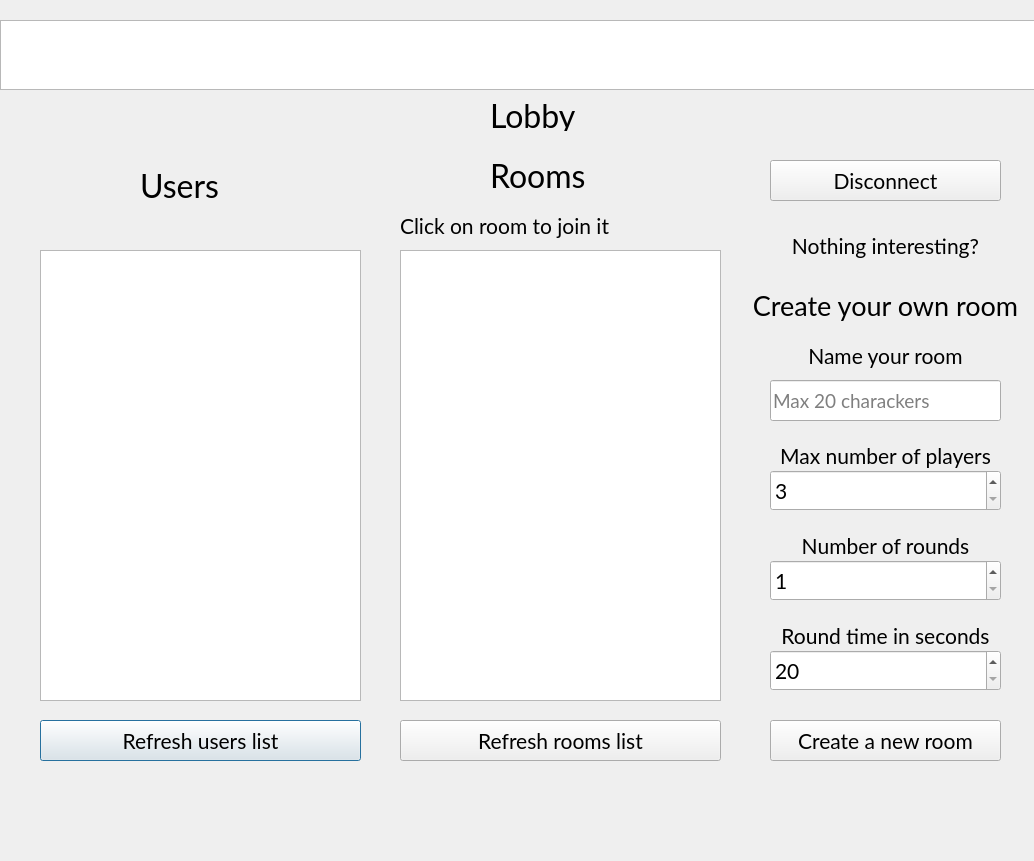
<?xml version="1.0" encoding="UTF-8"?>
<ui version="4.0">
 <class>Lobby</class>
 <widget class="QDialog" name="Lobby">
  <property name="geometry">
   <rect>
    <x>0</x>
    <y>0</y>
    <width>1034</width>
    <height>861</height>
   </rect>
  </property>
  <property name="font">
   <font>
    <family>Lato</family>
    <pointsize>16</pointsize>
   </font>
  </property>
  <property name="windowTitle">
   <string>Dialog</string>
  </property>
  <widget class="QPushButton" name="refreshUserListBtn">
   <property name="geometry">
    <rect>
     <x>40</x>
     <y>720</y>
     <width>321</width>
     <height>41</height>
    </rect>
   </property>
   <property name="text">
    <string>Refresh users list</string>
   </property>
  </widget>
  <widget class="QListWidget" name="usersList">
   <property name="geometry">
    <rect>
     <x>40</x>
     <y>250</y>
     <width>321</width>
     <height>451</height>
    </rect>
   </property>
  </widget>
  <widget class="QPushButton" name="createRoomBtn">
   <property name="geometry">
    <rect>
     <x>770</x>
     <y>720</y>
     <width>231</width>
     <height>41</height>
    </rect>
   </property>
   <property name="text">
    <string>Create a new room</string>
   </property>
  </widget>
  <widget class="QLabel" name="label">
   <property name="geometry">
    <rect>
     <x>400</x>
     <y>210</y>
     <width>331</width>
     <height>31</height>
    </rect>
   </property>
   <property name="text">
    <string>Click on room to join it</string>
   </property>
   <property name="alignment">
    <set>Qt::AlignLeading|Qt::AlignLeft|Qt::AlignVCenter</set>
   </property>
  </widget>
  <widget class="QLabel" name="label_2">
   <property name="geometry">
    <rect>
     <x>770</x>
     <y>230</y>
     <width>231</width>
     <height>31</height>
    </rect>
   </property>
   <property name="text">
    <string>Nothing interesting?</string>
   </property>
   <property name="alignment">
    <set>Qt::AlignCenter</set>
   </property>
  </widget>
  <widget class="QLabel" name="label_3">
   <property name="geometry">
    <rect>
     <x>490</x>
     <y>100</y>
     <width>201</width>
     <height>31</height>
    </rect>
   </property>
   <property name="font">
    <font>
     <family>Lato</family>
     <pointsize>24</pointsize>
    </font>
   </property>
   <property name="text">
    <string>Lobby</string>
   </property>
   <property name="alignment">
    <set>Qt::AlignLeading|Qt::AlignLeft|Qt::AlignVCenter</set>
   </property>
  </widget>
  <widget class="QLabel" name="label_4">
   <property name="geometry">
    <rect>
     <x>770</x>
     <y>340</y>
     <width>231</width>
     <height>31</height>
    </rect>
   </property>
   <property name="text">
    <string>Name your room</string>
   </property>
   <property name="alignment">
    <set>Qt::AlignCenter</set>
   </property>
  </widget>
  <widget class="QLineEdit" name="roomName">
   <property name="geometry">
    <rect>
     <x>770</x>
     <y>380</y>
     <width>231</width>
     <height>41</height>
    </rect>
   </property>
   <property name="font">
    <font>
     <family>Lato</family>
     <pointsize>14</pointsize>
    </font>
   </property>
   <property name="inputMask">
    <string/>
   </property>
   <property name="text">
    <string/>
   </property>
   <property name="maxLength">
    <number>20</number>
   </property>
   <property name="cursorPosition">
    <number>0</number>
   </property>
   <property name="placeholderText">
    <string>Max 20 charackers</string>
   </property>
  </widget>
  <widget class="QTextEdit" name="msgText">
   <property name="enabled">
    <bool>true</bool>
   </property>
   <property name="geometry">
    <rect>
     <x>0</x>
     <y>20</y>
     <width>1041</width>
     <height>70</height>
    </rect>
   </property>
   <property name="font">
    <font>
     <family>Lato</family>
     <pointsize>18</pointsize>
    </font>
   </property>
   <property name="lineWidth">
    <number>1</number>
   </property>
   <property name="horizontalScrollBarPolicy">
    <enum>Qt::ScrollBarAlwaysOff</enum>
   </property>
   <property name="readOnly">
    <bool>true</bool>
   </property>
   <property name="html">
    <string>&lt;!DOCTYPE HTML PUBLIC &quot;-//W3C//DTD HTML 4.0//EN&quot; &quot;http://www.w3.org/TR/REC-html40/strict.dtd&quot;&gt;
&lt;html&gt;&lt;head&gt;&lt;meta name=&quot;qrichtext&quot; content=&quot;1&quot; /&gt;&lt;meta charset=&quot;utf-8&quot; /&gt;&lt;style type=&quot;text/css&quot;&gt;
p, li { white-space: pre-wrap; }
hr { height: 1px; border-width: 0; }
li.unchecked::marker { content: &quot;\2610&quot;; }
li.checked::marker { content: &quot;\2612&quot;; }
&lt;/style&gt;&lt;/head&gt;&lt;body style=&quot; font-family:'Lato'; font-size:18pt; font-weight:400; font-style:normal;&quot;&gt;
&lt;p style=&quot;-qt-paragraph-type:empty; margin-top:0px; margin-bottom:0px; margin-left:0px; margin-right:0px; -qt-block-indent:0; text-indent:0px;&quot;&gt;&lt;br /&gt;&lt;/p&gt;&lt;/body&gt;&lt;/html&gt;</string>
   </property>
  </widget>
  <widget class="QPushButton" name="disconnectBtn">
   <property name="geometry">
    <rect>
     <x>770</x>
     <y>160</y>
     <width>231</width>
     <height>41</height>
    </rect>
   </property>
   <property name="text">
    <string>Disconnect</string>
   </property>
  </widget>
  <widget class="QPushButton" name="refreshRoomListBtn">
   <property name="geometry">
    <rect>
     <x>400</x>
     <y>720</y>
     <width>321</width>
     <height>41</height>
    </rect>
   </property>
   <property name="text">
    <string>Refresh rooms list</string>
   </property>
  </widget>
  <widget class="QLabel" name="label_5">
   <property name="geometry">
    <rect>
     <x>490</x>
     <y>160</y>
     <width>201</width>
     <height>31</height>
    </rect>
   </property>
   <property name="font">
    <font>
     <family>Lato</family>
     <pointsize>24</pointsize>
    </font>
   </property>
   <property name="text">
    <string>Rooms</string>
   </property>
   <property name="alignment">
    <set>Qt::AlignLeading|Qt::AlignLeft|Qt::AlignVCenter</set>
   </property>
  </widget>
  <widget class="QLabel" name="label_6">
   <property name="geometry">
    <rect>
     <x>140</x>
     <y>170</y>
     <width>201</width>
     <height>31</height>
    </rect>
   </property>
   <property name="font">
    <font>
     <family>Lato</family>
     <pointsize>24</pointsize>
    </font>
   </property>
   <property name="text">
    <string>Users</string>
   </property>
   <property name="alignment">
    <set>Qt::AlignLeading|Qt::AlignLeft|Qt::AlignVCenter</set>
   </property>
  </widget>
  <widget class="QListWidget" name="roomsList">
   <property name="geometry">
    <rect>
     <x>400</x>
     <y>250</y>
     <width>321</width>
     <height>451</height>
    </rect>
   </property>
  </widget>
  <widget class="QSpinBox" name="maxPlayers">
   <property name="geometry">
    <rect>
     <x>770</x>
     <y>470</y>
     <width>231</width>
     <height>41</height>
    </rect>
   </property>
   <property name="minimum">
    <number>3</number>
   </property>
   <property name="maximum">
    <number>10</number>
   </property>
  </widget>
  <widget class="QLabel" name="label_7">
   <property name="geometry">
    <rect>
     <x>770</x>
     <y>440</y>
     <width>231</width>
     <height>31</height>
    </rect>
   </property>
   <property name="text">
    <string>Max number of players</string>
   </property>
   <property name="alignment">
    <set>Qt::AlignCenter</set>
   </property>
  </widget>
  <widget class="QLabel" name="label_8">
   <property name="geometry">
    <rect>
     <x>770</x>
     <y>530</y>
     <width>231</width>
     <height>31</height>
    </rect>
   </property>
   <property name="text">
    <string>Number of rounds</string>
   </property>
   <property name="alignment">
    <set>Qt::AlignCenter</set>
   </property>
  </widget>
  <widget class="QSpinBox" name="nRounds">
   <property name="geometry">
    <rect>
     <x>770</x>
     <y>560</y>
     <width>231</width>
     <height>41</height>
    </rect>
   </property>
   <property name="minimum">
    <number>1</number>
   </property>
   <property name="maximum">
    <number>10</number>
   </property>
  </widget>
  <widget class="QLabel" name="label_9">
   <property name="geometry">
    <rect>
     <x>770</x>
     <y>620</y>
     <width>231</width>
     <height>31</height>
    </rect>
   </property>
   <property name="text">
    <string>Round time in seconds</string>
   </property>
   <property name="alignment">
    <set>Qt::AlignCenter</set>
   </property>
  </widget>
  <widget class="QSpinBox" name="roundTime">
   <property name="geometry">
    <rect>
     <x>770</x>
     <y>650</y>
     <width>231</width>
     <height>41</height>
    </rect>
   </property>
   <property name="minimum">
    <number>20</number>
   </property>
   <property name="maximum">
    <number>600</number>
   </property>
  </widget>
  <widget class="QLabel" name="label_10">
   <property name="geometry">
    <rect>
     <x>750</x>
     <y>290</y>
     <width>271</width>
     <height>31</height>
    </rect>
   </property>
   <property name="font">
    <font>
     <family>Lato</family>
     <pointsize>20</pointsize>
    </font>
   </property>
   <property name="text">
    <string>Create your own room</string>
   </property>
   <property name="alignment">
    <set>Qt::AlignCenter</set>
   </property>
  </widget>
 </widget>
 <resources/>
 <connections/>
</ui>
